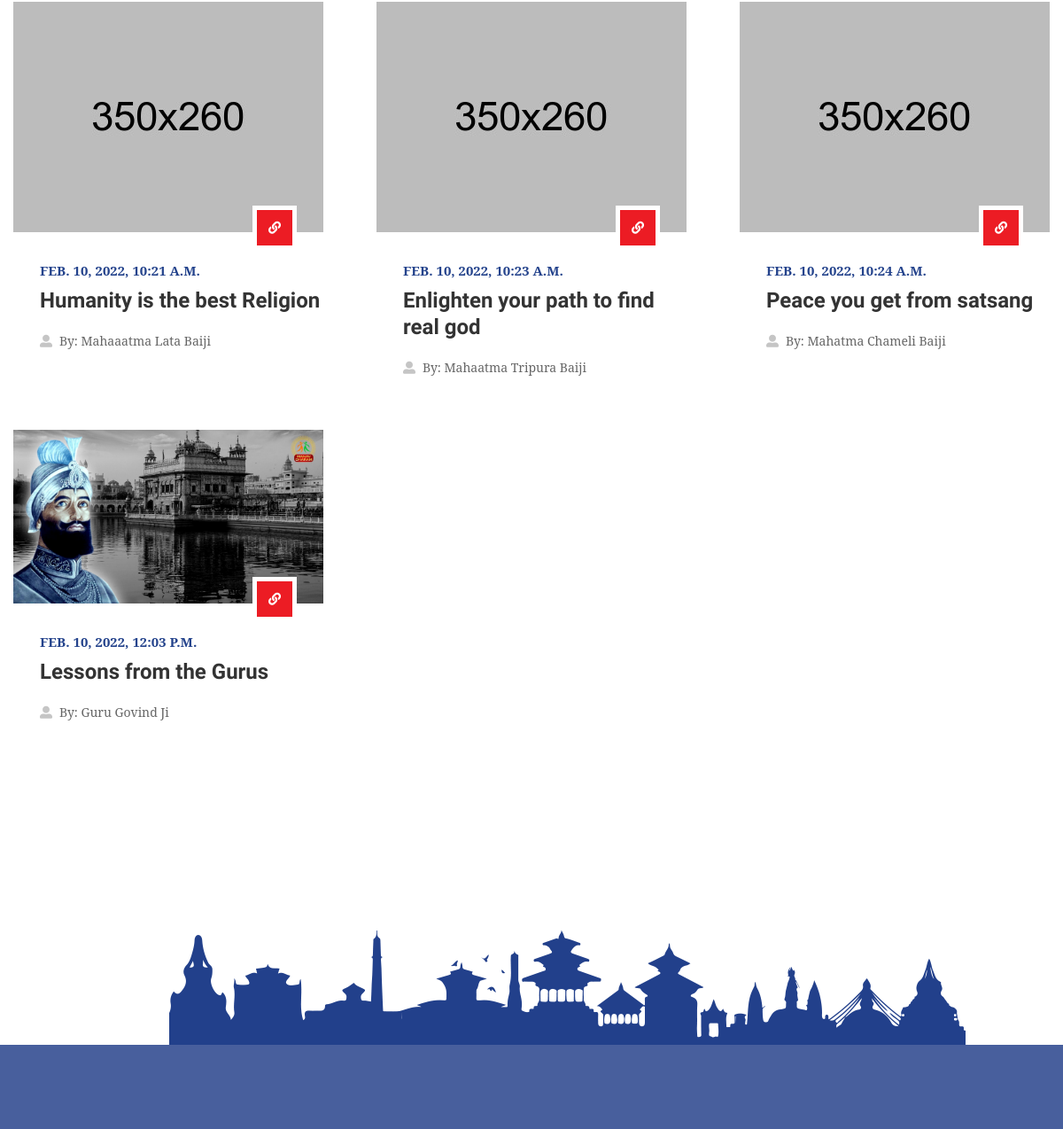
/blog (middle part), run on an earlier commit of the app's database.
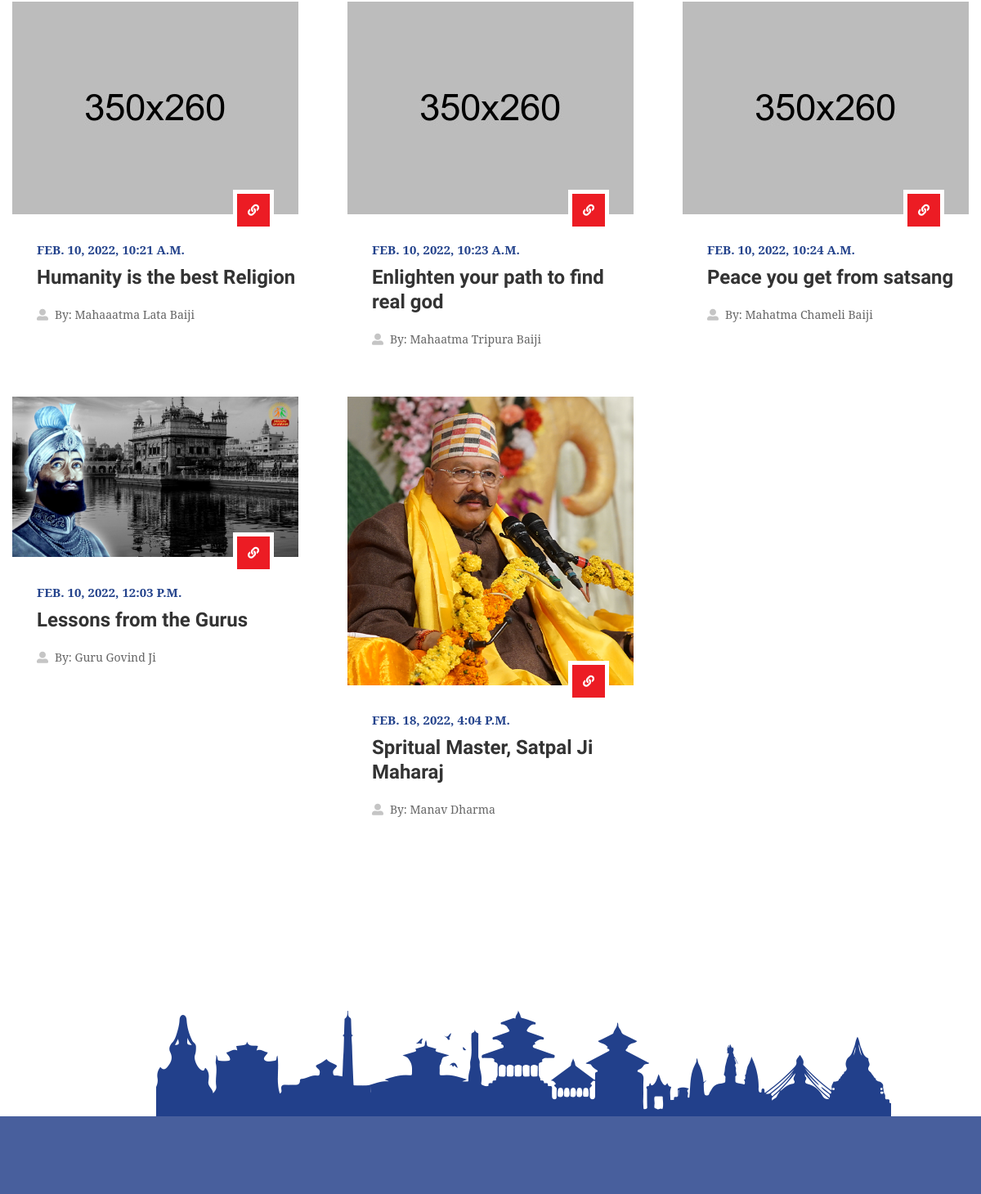
And on a later commit of the database.
### blog/models.py (models this page shows, shortened)
class BlogModel(models.Model):
    title = models.CharField(max_length=1000, unique=True)
    content = RichTextField(blank=True)
    slug = models.SlugField(max_length=1000, unique=True)
    image = models.ImageField(upload_to='blog')
    author = models.CharField(max_length=200)
    created_date = models.DateTimeField(auto_now_add=True)
    update_date = models.DateTimeField(auto_now=True)
    def get_url(self):
        return reverse('blog_detail', args=[self.slug])

### blog/views.py (the view)
# urls.py: path('', views.blog, name='blog'),
def blog(request):
    blogs = BlogModel.objects.all()
    paginator = Paginator(blogs,9)
    page = request.GET.get('page')
    paged_blogs = paginator.get_page(page)
    context = {'blogs':paged_blogs}
    return render(request,'blog.html',context)

### templates/blog.html (shortened to what this page needs)
{% extends 'base.html' %}
{% load static %}
{% block body %}
<section>
    <div class="w-100 pt-120 pb-280 position-relative">
        <img class="sec-botm-rgt-mckp img-fluid position-absolute" src="{% static 'assets/images/landmark.png' %}" alt="Sec Bottom Mockup">
        <div class="container">
            <div class="blog-wrap w-100">
                <div class="row">
                    {% for i in blogs %}
                    <div class="col-md-6 col-sm-6 col-lg-4">
                        <div class="post-box w-100">
                            <div class="post-img overflow-hidden position-relative w-100">
                                <a href="" title=""><img class="img-fluid w-100" src="{{i.image.url}}" alt="Blog Image 1"></a>
                            </div>
                            <div class="post-info position-relative w-100">
                                <a class="thm-bg" href="{{i.get_url}}" style="background:#ec1c24;" title=""><i class="fas fa-link"></i></a>
                                <span class="post-date thm-clr">{{i.created_date}}</span>
                                <h3 class="mb-0"><a href="blog-detail.html" title="">{{i.title}}</a></h3>
                                <ul class="post-meta d-flex flex-wrap mb-0 list-unstyled">
                                    <li><i class="fas fa-user-alt"></i>By: <a href="javascript:void(0);" title="">{{i.author}}</a></li>
                                </ul>
                            </div>
                        </div>
                    </div>
                    {% endfor %}
                </div>
            </div>
        </div>
    </div>
</section>
{% endblock body %}

What changed in the data, as far as the page shows it:
added BlogModel: image (picture), created_date "FEB. 18, 2022, 4:04 P.M.", title "Spritual Master, Satpal Ji Maharaj", author "Manav Dharma"
